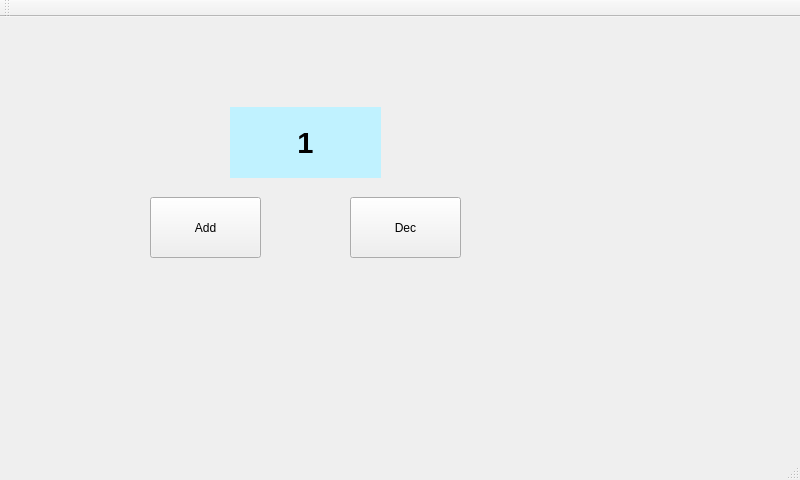
<?xml version="1.0" encoding="UTF-8"?>
<ui version="4.0">
 <class>MainWindow</class>
 <widget class="QMainWindow" name="MainWindow">
  <property name="geometry">
   <rect>
    <x>0</x>
    <y>0</y>
    <width>800</width>
    <height>480</height>
   </rect>
  </property>
  <property name="windowTitle">
   <string>MainWindow</string>
  </property>
  <widget class="QWidget" name="centralWidget">
   <widget class="QPushButton" name="AddPushButton">
    <property name="geometry">
     <rect>
      <x>150</x>
      <y>180</y>
      <width>111</width>
      <height>61</height>
     </rect>
    </property>
    <property name="text">
     <string>Add</string>
    </property>
   </widget>
   <widget class="QPushButton" name="DecPushButton">
    <property name="geometry">
     <rect>
      <x>350</x>
      <y>180</y>
      <width>111</width>
      <height>61</height>
     </rect>
    </property>
    <property name="text">
     <string>Dec</string>
    </property>
   </widget>
   <widget class="QLabel" name="NumLabel">
    <property name="geometry">
     <rect>
      <x>230</x>
      <y>90</y>
      <width>151</width>
      <height>71</height>
     </rect>
    </property>
    <property name="font">
     <font>
      <pointsize>22</pointsize>
      <weight>75</weight>
      <bold>true</bold>
      <underline>false</underline>
      <strikeout>false</strikeout>
     </font>
    </property>
    <property name="styleSheet">
     <string notr="true">background-color: rgb(192, 242, 255);</string>
    </property>
    <property name="text">
     <string>1</string>
    </property>
    <property name="alignment">
     <set>Qt::AlignCenter</set>
    </property>
   </widget>
  </widget>
  <widget class="QMenuBar" name="menuBar">
   <property name="geometry">
    <rect>
     <x>0</x>
     <y>0</y>
     <width>800</width>
     <height>21</height>
    </rect>
   </property>
  </widget>
  <widget class="QToolBar" name="mainToolBar">
   <attribute name="toolBarArea">
    <enum>TopToolBarArea</enum>
   </attribute>
   <attribute name="toolBarBreak">
    <bool>false</bool>
   </attribute>
  </widget>
  <widget class="QStatusBar" name="statusBar"/>
 </widget>
 <layoutdefault spacing="6" margin="11"/>
 <resources/>
 <connections/>
</ui>
